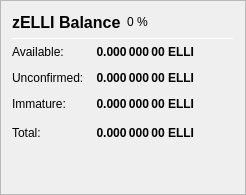
                   <widget class="QFrame" name="frame_ZerocoinBalances">
                    <property name="frameShape">
                     <enum>QFrame::StyledPanel</enum>
                    </property>
                    <property name="frameShadow">
                     <enum>QFrame::Raised</enum>
                    </property>
                    <layout class="QVBoxLayout" name="verticalLayout_7">
                     <item>
                      <layout class="QHBoxLayout" name="horizontalLayout_8" stretch="0,0,0">
                       <item>
                        <widget class="QLabel" name="label_5z_3">
                         <property name="minimumSize">
                          <size>
                           <width>0</width>
                           <height>20</height>
                          </size>
                         </property>
                         <property name="font">
                          <font>
                           <pointsize>12</pointsize>
                           <weight>75</weight>
                           <bold>true</bold>
                          </font>
                         </property>
                         <property name="text">
                          <string>zELLI Balance</string>
                         </property>
                        </widget>
                       </item>
                       <item>
                        <widget class="QLabel" name="labelzELLIPercent">
                         <property name="text">
                          <string notr="true">0 %</string>
                         </property>
                        </widget>
                       </item>
                       <item>
                        <spacer name="horizontalSpacer_11">
                         <property name="orientation">
                          <enum>Qt::Horizontal</enum>
                         </property>
                         <property name="sizeHint" stdset="0">
                          <size>
                           <width>40</width>
                           <height>20</height>
                          </size>
                         </property>
                        </spacer>
                       </item>
                      </layout>
                     </item>
                     <item>
                      <widget class="Line" name="line_ZerocoinBalance">
                       <property name="minimumSize">
                        <size>
                         <width>0</width>
                         <height>1</height>
                        </size>
                       </property>
                       <property name="maximumSize">
                        <size>
                         <width>16777215</width>
                         <height>1</height>
                        </size>
                       </property>
                       <property name="orientation">
                        <enum>Qt::Horizontal</enum>
                       </property>
                      </widget>
                     </item>
                     <item>
                      <layout class="QGridLayout" name="gridLayout_5">
                       <property name="spacing">
                        <number>12</number>
                       </property>
                       <item row="1" column="0">
                        <widget class="QLabel" name="labelzBalanceMatureText">
                         <property name="toolTip">
                          <string>Mature: more than 20 confirmation and more than 3 mints of the same denomination after it was minted.
These zELLI are spendable.</string>
                         </property>
                         <property name="text">
                          <string>Available:</string>
                         </property>
                        </widget>
                       </item>
                       <item row="1" column="1">
                        <widget class="QLabel" name="labelzBalanceMature">
                         <property name="font">
                          <font>
                           <weight>75</weight>
                           <bold>true</bold>
                          </font>
                         </property>
                         <property name="toolTip">
                          <string>Mature: more than 20 confirmation and more than 3 mints of the same denomination after it was minted.
These zELLI are spendable.</string>
                         </property>
                         <property name="text">
                          <string notr="true">0.000 000 00 ELLI</string>
                         </property>
                         <property name="alignment">
                          <set>Qt::AlignRight|Qt::AlignTrailing|Qt::AlignVCenter</set>
                         </property>
                        </widget>
                       </item>
                       <item row="2" column="0">
                        <widget class="QLabel" name="labelzBalanceUnconfirmedText">
                         <property name="toolTip">
                          <string>Unconfirmed: less than 20 confirmations
Immature: confirmed, but less than 3 mints of the same denomination after it was minted</string>
                         </property>
                         <property name="text">
                          <string>Unconfirmed:</string>
                         </property>
                        </widget>
                       </item>
                       <item row="2" column="1">
                        <widget class="QLabel" name="labelzBalanceUnconfirmed">
                         <property name="font">
                          <font>
                           <weight>75</weight>
                           <bold>true</bold>
                          </font>
                         </property>
                         <property name="toolTip">
                          <string>Unconfirmed: less than 20 confirmations
Immature: confirmed, but less than 3 mints of the same denomination after it was minted</string>
                         </property>
                         <property name="text">
                          <string notr="true">0.000 000 00 ELLI</string>
                         </property>
                         <property name="alignment">
                          <set>Qt::AlignRight|Qt::AlignTrailing|Qt::AlignVCenter</set>
                         </property>
                        </widget>
                       </item>
                       <item row="3" column="0">
                        <widget class="QLabel" name="labelzBalanceImmatureText">
                         <property name="toolTip">
                          <string>Unconfirmed: less than 20 confirmations
Immature: confirmed, but less than 3 mints of the same denomination after it was minted</string>
                         </property>
                         <property name="text">
                          <string>Immature:</string>
                         </property>
                        </widget>
                       </item>
                       <item row="3" column="1">
                        <widget class="QLabel" name="labelzBalanceImmature">
                         <property name="font">
                          <font>
                           <weight>75</weight>
                           <bold>true</bold>
                          </font>
                         </property>
                         <property name="toolTip">
                          <string>Unconfirmed: less than 20 confirmations
Immature: confirmed, but less than 3 mints of the same denomination after it was minted</string>
                         </property>
                         <property name="text">
                          <string notr="true">0.000 000 00 ELLI</string>
                         </property>
                         <property name="alignment">
                          <set>Qt::AlignRight|Qt::AlignTrailing|Qt::AlignVCenter</set>
                         </property>
                        </widget>
                       </item>
                       <item row="4" column="0">
                        <widget class="QLabel" name="labelzBalanceText">
                         <property name="toolTip">
                          <string>Your current zELLI balance, unconfirmed and immature zELLI included.</string>
                         </property>
                         <property name="text">
                          <string>Total:</string>
                         </property>
                        </widget>
                       </item>
                       <item row="4" column="1">
                        <widget class="QLabel" name="labelzBalance">
                         <property name="font">
                          <font>
                           <weight>75</weight>
                           <bold>true</bold>
                          </font>
                         </property>
                         <property name="cursor">
                          <cursorShape>IBeamCursor</cursorShape>
                         </property>
                         <property name="toolTip">
                          <string>Your current zELLI balance, unconfirmed and immature zELLI included.</string>
                         </property>
                         <property name="text">
                          <string notr="true">0.000 000 00 ELLI</string>
                         </property>
                         <property name="alignment">
                          <set>Qt::AlignRight|Qt::AlignTrailing|Qt::AlignVCenter</set>
                         </property>
                         <property name="textInteractionFlags">
                          <set>Qt::LinksAccessibleByMouse|Qt::TextSelectableByKeyboard|Qt::TextSelectableByMouse</set>
                         </property>
                        </widget>
                       </item>
                       <item row="4" column="2">
                        <spacer name="horizontalSpacer_4">
                         <property name="orientation">
                          <enum>Qt::Horizontal</enum>
                         </property>
                         <property name="sizeHint" stdset="0">
                          <size>
                           <width>40</width>
                           <height>20</height>
                          </size>
                         </property>
                        </spacer>
                       </item>
                      </layout>
                     </item>
                     <item>
                      <spacer name="verticalSpacer_4">
                       <property name="orientation">
                        <enum>Qt::Vertical</enum>
                       </property>
                       <property name="sizeHint" stdset="0">
                        <size>
                         <width>20</width>
                         <height>40</height>
                        </size>
                       </property>
                      </spacer>
                     </item>
                    </layout>
                   </widget>
